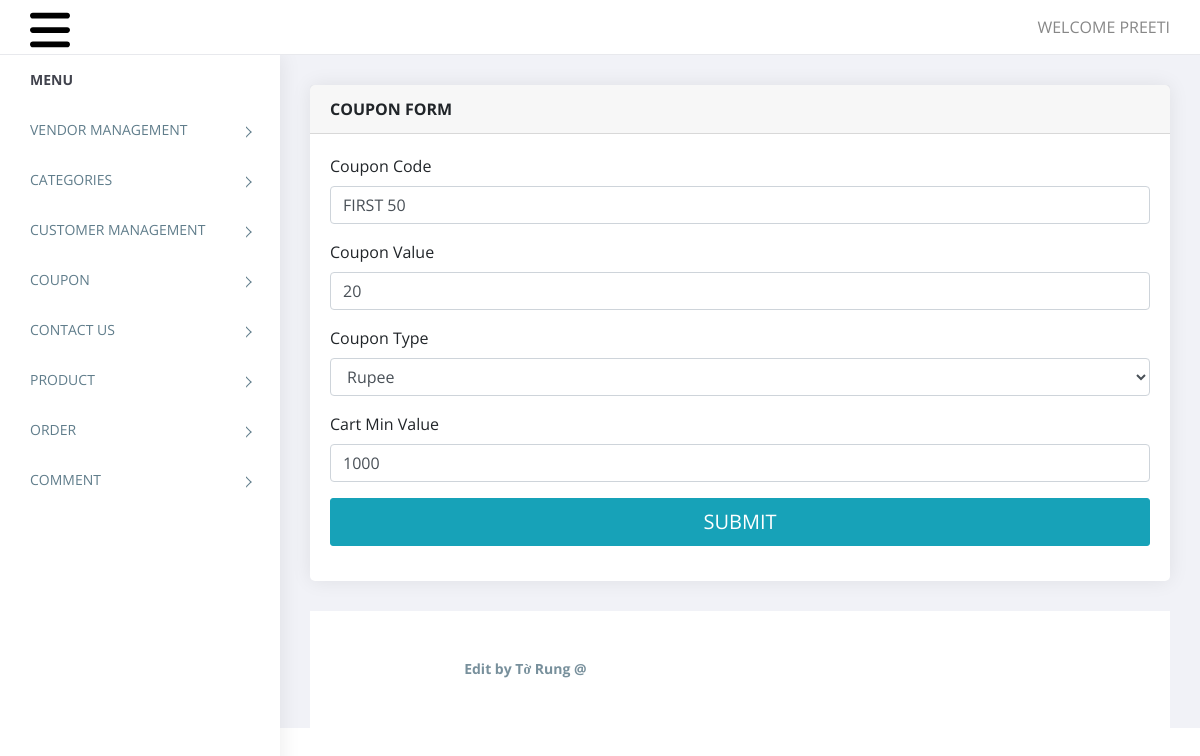
/admin/manage_coupon_master.php?id=10 (signed in), run on the app's committed database.
### tables this page shows
CREATE TABLE `coupon_master` (
  `id` int(11) NOT NULL,
  `coupon_code` varchar(50) NOT NULL,
  `coupon_value` int(11) NOT NULL,
  `coupon_type` varchar(10) NOT NULL,
  `cart_min_value` int(11) NOT NULL,
  `status` int(11) NOT NULL
);

### admin/functions.inc.php (called while the page is built, shortened)
<?php
function get_safe_value($con,$str){
	if($str!=''){
		$str=trim($str);
		return mysqli_real_escape_string($con,$str);
	}
}
	?>

### admin/manage_coupon_master.php (the view, shortened to what this page needs)
<?php
require('top.inc.php');
$coupon_code='';
$coupon_type='';
$coupon_value='';
$cart_min_value='';
if(isset($_GET['id']) && $_GET['id']!=''){
	$id=get_safe_value($con,$_GET['id']);
	$res=mysqli_query($con,"select * from coupon_master where id='$id'");
	$check=mysqli_num_rows($res);
	if($check>0){
		$row=mysqli_fetch_assoc($res);
		$coupon_code=$row['coupon_code'];
		$coupon_type=$row['coupon_type'];
		$coupon_value=$row['coupon_value'];
		$cart_min_value=$row['cart_min_value'];
	}else{
		header('location:coupon_master.php');
		die();
	}
}
?>
<div class="content pb-0">
            <div class="animated fadeIn">
               <div class="row">
                  <div class="col-lg-12">
                     <div class="card">
                        <div class="card-header"><strong>COUPON FORM</strong><small> </small></div>
                        <form method="post" enctype="multipart/form-data">
							<div class="card-body card-block">
								<div class="form-group">
									<label for="categories" class=" form-control-label">Coupon Code</label>
									<input type="text" name="coupon_code" placeholder="Enter coupon code" class="form-control" required value="<?php echo $coupon_code?>">
								</div>
								<div class="form-group">
									<label for="categories" class=" form-control-label">Coupon Value</label>
									<input type="text" name="coupon_value" placeholder="Enter coupon value" class="form-control" required value="<?php echo $coupon_value?>">
								</div>
								<div class="form-group">
									<label for="categories" class=" form-control-label">Coupon Type</label>
									<select class="form-control" name="coupon_type" required>
										<?php
										if($coupon_type=='Percentage'){
											echo '<option value="Percentage" selected>Percentage</option>
												<option value="Rupee">Rupee</option>';
										}elseif($coupon_type=='Rupee'){
											echo '<option value="Percentage">Percentage</option>
												<option value="Rupee" selected>Rupee</option>';
										}else{
											echo '<option value="Percentage">Percentage</option>
												<option value="Rupee">Rupee</option>';
										}
										?>
									</select>
								</div>
								<div class="form-group">
									<label for="categories" class=" form-control-label">Cart Min Value</label>
									<input type="text" name="cart_min_value" placeholder="Enter cart min value" class="form-control" required value="<?php echo $cart_min_value?>">
								</div>
							   <button id="payment-button" name="submit" type="submit" class="btn btn-lg btn-info btn-block">
							   <span id="payment-button-amount">SUBMIT</span>
							   </button>
							</div>
						</form>
                     </div>
                  </div>
               </div>
            </div>
         </div>
<?php
require('footer.inc.php');
?>

### admin/assets/css/style.css (style rules this page uses)
body { display: table; font-family: open sans, sans-serif; font-size: 16px; width: 100% }
a, button { text-decoration: none; outline: none !important; color: #878787; -webkit-transition: all .25s ease; transition: all .25s ease }
.pb-0 { padding-bottom: 0 }
.btn, button, input, textarea { -webkit-box-shadow: none; box-shadow: none; outline: 0 !important }
.btn { border-radius: 3px }
.content { float: left; padding: 1.875em; width: 100% }
.card { margin-bottom: 1.875em; border-radius: 5px; padding: 0; border: 0 solid transparent; -webkit-box-shadow: 0 0 20px rgba(0, 0, 0, .08); box-shadow: 0 0 20px rgba(0, 0, 0, .08) }
.card .card-body { float: left; padding: 1.25em; position: relative; width: 100% }
.btn, .button { display: inline-block; font-weight: 400; text-align: center; white-space: nowrap; vertical-align: middle; -webkit-transition: all .15s ease-in-out; transition: all .15s ease-in-out; border-radius: 3; cursor: pointer }
@media (max-width:1368px) { .card-body { padding: 15px } }

### data on the page
coupon_master: coupon_code "FIRST 50", coupon_value "20", coupon_type "Rupee", cart_min_value "1000"

### other printed values
$_SESSION['ADMIN_USERNAME'] "PREETI"
